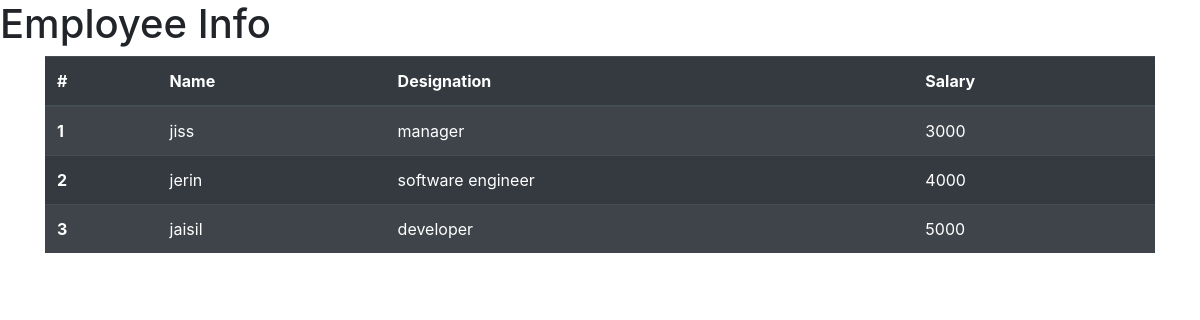
The page /list/ on the database as committed earlier.
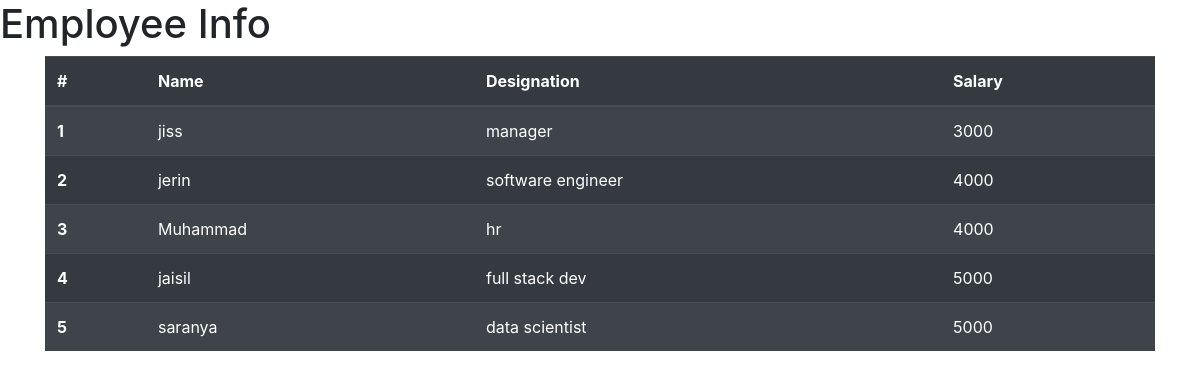
The same page on the database as committed later.
### firstApp/models.py (models this page shows, shortened)
class Employee(models.Model):
    empname = models.CharField(max_length=30)
    salary = models.IntegerField(default=1000)
    designation = models.CharField(max_length=30)
    gender = models.CharField(max_length=3)

### firstApp/views.py (the view)
# urls.py: path('list/', views.employee),
def employee(request):
    employee_list = Employee.objects.order_by('salary')
    data = {'employees': employee_list}
    return render(request, 'firstApp/empl.html', data)

### templates/firstApp/empl.html (shortened to what this page needs)
<!DOCTYPE html>
<html lang="en">
<head>
    <link href="https://stackpath.bootstrapcdn.com/bootstrap/4.3.1/css/bootstrap.min.css" rel="stylesheet">
</head>
<body>
    <h1>Employee Info</h1>
    <div class="container">
    <table class="table table-striped table-dark">
        <thead>
            <tr>
                <th scope="col">#</th>
                <th scope="col">Name</th>
                <th scope="col">Designation</th>
                <th scope="col">Salary</th>
            </tr>
        </thead>
        <tbody>
            {% for emp in employees %}
            <tr>
                <th>{{ forloop.counter }}</th>
                <td>{{emp.empname}}</td>
                <td>{{emp.designation}}</td>
                <td>{{emp.salary}}</td>
            </tr>
            {% endfor %}
        </tbody>
    </table>
        </div>
</body>
</html>

Rows that differ between the two databases and show on the page:
added Employee: empname "Muhammad", designation "hr", salary "4000"
changed Employee "jaisil": designation "developer" → "full stack dev"
added Employee: empname "saranya", designation "data scientist", salary "5000"
